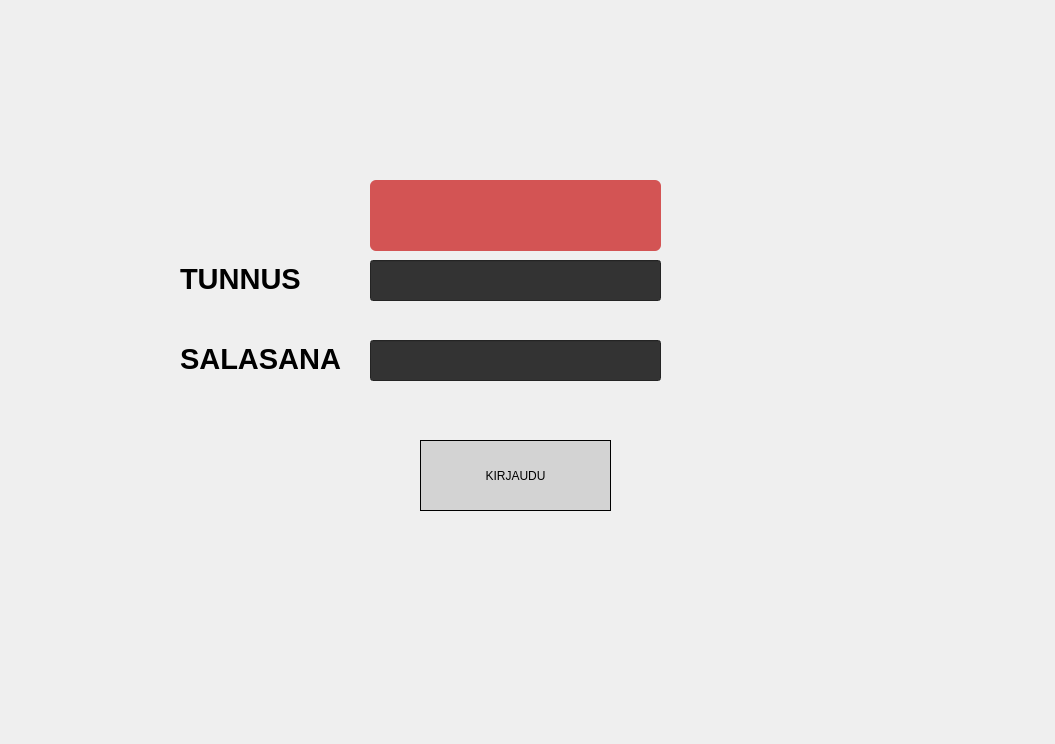
<?xml version="1.0" encoding="UTF-8"?>
<ui version="4.0">
 <class>MainWindow</class>
 <widget class="QMainWindow" name="MainWindow">
  <property name="geometry">
   <rect>
    <x>0</x>
    <y>0</y>
    <width>1055</width>
    <height>744</height>
   </rect>
  </property>
  <property name="minimumSize">
   <size>
    <width>1055</width>
    <height>744</height>
   </size>
  </property>
  <property name="maximumSize">
   <size>
    <width>1055</width>
    <height>744</height>
   </size>
  </property>
  <property name="windowTitle">
   <string>MainWindow</string>
  </property>
  <property name="styleSheet">
   <string notr="true"/>
  </property>
  <widget class="QWidget" name="centralwidget">
   <property name="styleSheet">
    <string notr="true">QWidget#centralwidget {
    border-image: url(:/images/loginui.png) 0 0 0 0 stretch stretch;
}

QLineEdit {
    background-color: white;
}</string>
   </property>
   <widget class="QLabel" name="labelSalasana">
    <property name="geometry">
     <rect>
      <x>180</x>
      <y>340</y>
      <width>161</width>
      <height>38</height>
     </rect>
    </property>
    <property name="font">
     <font>
      <pointsize>22</pointsize>
      <bold>true</bold>
     </font>
    </property>
    <property name="styleSheet">
     <string notr="true">QLabel {
    color: black;
}</string>
    </property>
    <property name="text">
     <string>SALASANA</string>
    </property>
   </widget>
   <widget class="QLineEdit" name="textUsername">
    <property name="geometry">
     <rect>
      <x>370</x>
      <y>260</y>
      <width>291</width>
      <height>41</height>
     </rect>
    </property>
    <property name="font">
     <font>
      <pointsize>16</pointsize>
      <bold>true</bold>
     </font>
    </property>
    <property name="styleSheet">
     <string notr="true">QLineEdit {
    background-color: #333333;
    color: #e0e0e0;                /* vaalea teksti tummaa taustaa vasten – pakollinen näkyvyyden kannalta */
    selection-background-color: #0066cc;   /* valitun tekstin tausta – sininen tms. */
    selection-color: white;                /* valitun tekstin väri */
}</string>
    </property>
    <property name="alignment">
     <set>Qt::AlignmentFlag::AlignCenter</set>
    </property>
   </widget>
   <widget class="QLineEdit" name="textUserpassword">
    <property name="geometry">
     <rect>
      <x>370</x>
      <y>340</y>
      <width>291</width>
      <height>41</height>
     </rect>
    </property>
    <property name="font">
     <font>
      <pointsize>26</pointsize>
     </font>
    </property>
    <property name="styleSheet">
     <string notr="true">QLineEdit {
    background-color: #333333;
    color: #e0e0e0;                /* vaalea teksti tummaa taustaa vasten – pakollinen näkyvyyden kannalta */
    selection-background-color: #0066cc;   /* valitun tekstin tausta – sininen tms. */
    selection-color: white;                /* valitun tekstin väri */
}</string>
    </property>
    <property name="echoMode">
     <enum>QLineEdit::EchoMode::Password</enum>
    </property>
    <property name="alignment">
     <set>Qt::AlignmentFlag::AlignBottom|Qt::AlignmentFlag::AlignHCenter</set>
    </property>
   </widget>
   <widget class="QPushButton" name="BtnLogin">
    <property name="geometry">
     <rect>
      <x>420</x>
      <y>440</y>
      <width>191</width>
      <height>71</height>
     </rect>
    </property>
    <property name="styleSheet">
     <string notr="true">background-color: rgb(211,211,211);
font: bold 16pt &quot;Segoe UI&quot;; 
color: black;
border: 1px solid black;    </string>
    </property>
    <property name="text">
     <string>KIRJAUDU</string>
    </property>
   </widget>
   <widget class="QLabel" name="labelTunnus">
    <property name="geometry">
     <rect>
      <x>180</x>
      <y>260</y>
      <width>131</width>
      <height>38</height>
     </rect>
    </property>
    <property name="font">
     <font>
      <pointsize>22</pointsize>
      <bold>true</bold>
     </font>
    </property>
    <property name="styleSheet">
     <string notr="true">QLabel {
    color: black;
}
border-color: rgb(255, 255, 0);</string>
    </property>
    <property name="text">
     <string>TUNNUS</string>
    </property>
   </widget>
   <widget class="QLabel" name="labelPinVaarin">
    <property name="enabled">
     <bool>true</bool>
    </property>
    <property name="geometry">
     <rect>
      <x>370</x>
      <y>180</y>
      <width>291</width>
      <height>71</height>
     </rect>
    </property>
    <property name="cursor">
     <cursorShape>BlankCursor</cursorShape>
    </property>
    <property name="contextMenuPolicy">
     <enum>Qt::ContextMenuPolicy::NoContextMenu</enum>
    </property>
    <property name="visible">
     <bool>false</bool>
    </property>
    <property name="styleSheet">
     <string notr="true">background-color: rgba(200, 20, 20, 180);
         color: white;
         border-radius: 6px;
         padding: 4px;
         font: bold 14pt &quot;Segoe UI&quot;;
         qproperty-alignment: AlignCenter;
</string>
    </property>
    <property name="text">
     <string/>
    </property>
    <property name="textFormat">
     <enum>Qt::TextFormat::PlainText</enum>
    </property>
    <property name="textInteractionFlags">
     <set>Qt::TextInteractionFlag::NoTextInteraction</set>
    </property>
   </widget>
   <zorder>labelPinVaarin</zorder>
   <zorder>labelSalasana</zorder>
   <zorder>textUsername</zorder>
   <zorder>textUserpassword</zorder>
   <zorder>BtnLogin</zorder>
   <zorder>labelTunnus</zorder>
  </widget>
  <widget class="QMenuBar" name="menubar">
   <property name="geometry">
    <rect>
     <x>0</x>
     <y>0</y>
     <width>1055</width>
     <height>21</height>
    </rect>
   </property>
  </widget>
 </widget>
 <resources/>
 <connections/>
</ui>
